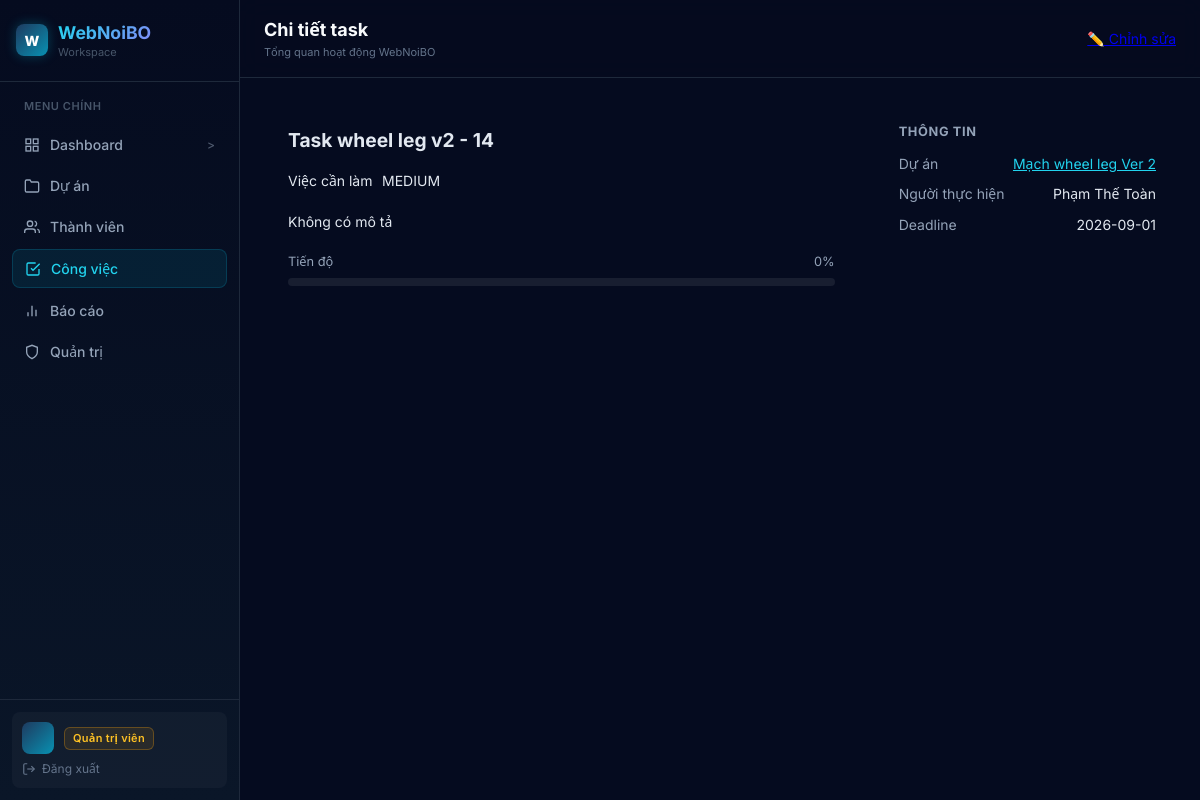
Page /tasks/38/ (signed in) on the committed database.
### apps/tasks/models.py (models this page shows, shortened)
class Task(models.Model):
    STATUS_CHOICES = (
        ('todo', 'Việc cần làm'),
        ('doing', 'Đang làm'),
        ('review', 'Review'),
        ('done', 'Xong'),
        ('blocked', 'Bị chặn'),
        ('cancelled', 'Đã hủy'),
    )
    PRIORITY_CHOICES = (
        ('low', 'Thấp'),
        ('medium', 'Trung bình'),
        ('high', 'Cao'),
        ('critical', 'Khẩn cấp'),
    )
    project = models.ForeignKey(Project, on_delete=models.CASCADE, related_name='tasks', null=True, blank=True)
    title = models.CharField(max_length=200)
    description = models.TextField(blank=True, null=True)
    assignee = models.ForeignKey(User, on_delete=models.SET_NULL, null=True, blank=True, related_name='assigned_tasks')
    deadline = models.DateField(blank=True, null=True)
    status = models.CharField(max_length=20, choices=STATUS_CHOICES, default='todo')
    priority = models.CharField(max_length=20, choices=PRIORITY_CHOICES, default='medium')
    progress = models.IntegerField(default=0)
    notes = models.TextField(blank=True, null=True)
    created_by = models.ForeignKey(User, on_delete=models.SET_NULL, null=True, related_name='created_tasks')
    created_at = models.DateTimeField(auto_now_add=True)
    updated_at = models.DateTimeField(auto_now=True)

### apps/projects/models.py (models this page shows, shortened)
class Project(models.Model):
    STATUS_CHOICES = (
        ('planning', 'Lên kế hoạch'),
        ('in_progress', 'Đang thực hiện'),
        ('review', 'Đang review'),
        ('completed', 'Hoàn thành'),
        ('paused', 'Tạm dừng'),
    )
    PRIORITY_CHOICES = (
        ('low', 'Thấp'),
        ('medium', 'Trung bình'),
        ('high', 'Cao'),
        ('critical', 'Khẩn cấp'),
    )
    name = models.CharField(max_length=200)
    description = models.TextField(blank=True, null=True)
    deadline = models.DateField(blank=True, null=True)
    status = models.CharField(max_length=20, choices=STATUS_CHOICES, default='planning')
    priority = models.CharField(max_length=20, choices=PRIORITY_CHOICES, default='medium')
    created_by = models.ForeignKey(User, on_delete=models.SET_NULL, null=True, related_name='created_projects')
    created_at = models.DateTimeField(auto_now_add=True)
    updated_at = models.DateTimeField(auto_now=True)

### apps/authentication/models.py (models this page shows, shortened)
class Profile(models.Model):
    ROLE_CHOICES = (
        ('admin', 'Quản trị viên'),
        ('leader', 'Trưởng nhóm'),
        ('member', 'Thành viên'),
    )
    user = models.OneToOneField(User, on_delete=models.CASCADE, related_name='profile')
    full_name = models.CharField(max_length=150)
    role = models.CharField(max_length=20, choices=ROLE_CHOICES, default='member')
    department = models.CharField(max_length=150, blank=True, null=True)
    bio = models.TextField(blank=True, null=True)
    status = models.CharField(max_length=20, default='active')

### apps/tasks/views.py (the view)
# urls.py: path('<str:task_id>/', views.task_detail, name='task_detail'),
def task_detail(request, task_id):
    user = get_user_from_session(request)
    try:
        t = Task.objects.select_related('project', 'assignee__profile').get(id=task_id)
    except Task.DoesNotExist:
        return redirect('/tasks/')
    assignee_name = t.assignee.profile.full_name if (t.assignee and hasattr(t.assignee, 'profile')) else (t.assignee.email if t.assignee else '—')
    return render(request, 'tasks/detail.html', {
        'task': {
            'id': t.id,
            'title': t.title,
            'description': t.description,
            'status': t.status,
            'priority': t.priority,
            'progress': t.progress,
            'deadline': t.deadline.isoformat() if t.deadline else None,
            'projects': {'name': t.project.name, 'id': t.project.id} if t.project else None,
            'profiles': {'full_name': assignee_name},
        },
        'user': user
    })

### core/context_processors.py (called while the page is built)
def global_context(request):
    user_id = request.session.get('user_id')
    user_email = request.session.get('user_email')
    user_name = request.session.get('user_name')
    user_role = request.session.get('user_role', 'member')
    current_user = None
    if user_id:
        try:
            profile = Profile.objects.select_related('user').get(user_id=user_id)
            user_name = profile.full_name
            user_role = profile.role
            request.session['user_name'] = user_name
            request.session['user_role'] = user_role
        except Exception:
            pass
        current_user = {
            'id': user_id,
            'email': user_email,
            'full_name': user_name or user_email,
            'role': user_role,
        }
    return {
        'current_user': current_user,
        'user_name': user_name,
        'user_role': user_role,
    }

### core/utils.py (called while the page is built)
def get_user_from_session(request) -> dict | None:
    if not request.session.get('user_id'):
        return None
    return {
        'id': request.session.get('user_id'),
        'email': request.session.get('user_email'),
        'name': request.session.get('user_name'),
        'role': request.session.get('user_role'),
    }

### templates/tasks/detail.html (shortened to what this page needs)
{% extends "base.html" %}
{% block nav_tasks %}active{% endblock %}
{% block page_title %}Chi tiết task{% endblock %}
{% block topbar_actions %}
<a href="/tasks/{{ task.id }}/edit/" class="btn-action secondary">✏️ Chỉnh sửa</a>
{% endblock %}
{% block content %}
<div class="detail-grid">
    <div class="section-card" style="padding:1.5rem">
        <h1 style="font-size:1.2rem;color:var(--slate-200);margin-bottom:1rem">{{ task.title }}</h1>
        <div style="display:flex;flex-wrap:wrap;gap:.6rem;margin-bottom:1.25rem">
            <span class="status-badge status-{{ task.status }}">
                {% if task.status == 'todo' %}Việc cần làm{% elif task.status == 'doing' %}Đang làm{% elif task.status == 'review' %}Review{% elif task.status == 'done' %}Xong{% elif task.status == 'blocked' %}Bị chặn{% else %}Đã hủy{% endif %}
            </span>
            <span class="priority-badge priority-{{ task.priority }}">{{ task.priority|upper }}</span>
        </div>
        <p style="color:var(--slate-400);line-height:1.7;font-size:.9rem">{{ task.description|default:"Không có mô tả"|linebreaks }}</p>
        {% if task.progress is not None %}
        <div style="margin-top:1.25rem">
            <div style="display:flex;justify-content:space-between;font-size:.8rem;color:var(--slate-400);margin-bottom:.4rem"><span>Tiến độ</span><span>{{ task.progress }}%</span></div>
            <div style="height:8px;background:rgba(255,255,255,.08);border-radius:4px;overflow:hidden">
            </div>
        </div>
        {% endif %}
    </div>
    <div style="display:flex;flex-direction:column;gap:1rem">
        <div class="section-card" style="padding:1.25rem">
            <h3 style="font-size:.8rem;color:var(--slate-400);letter-spacing:.05em;text-transform:uppercase;margin-bottom:.75rem">Thông tin</h3>
            <div style="display:flex;flex-direction:column;gap:.6rem;font-size:.875rem">
                <div style="display:flex;justify-content:space-between">
                    <span style="color:var(--slate-400)">Dự án</span>
                    <a href="/projects/{{ task.projects.id }}/" style="color:var(--cyan-400)">{{ task.projects.name|default:"—" }}</a>
                </div>
                <div style="display:flex;justify-content:space-between">
                    <span style="color:var(--slate-400)">Người thực hiện</span>
                    <span>{{ task.profiles.full_name|default:"Chưa giao" }}</span>
                </div>
                <div style="display:flex;justify-content:space-between">
                    <span style="color:var(--slate-400)">Deadline</span>
                    <span>{{ task.deadline|default:"Không có" }}</span>
                </div>
            </div>
        </div>
    </div>
</div>
{% endblock %}

### static/css/main.css (style rules this page uses)
*, *::before, *::after { box-sizing: border-box; margin: 0; padding: 0; }
:root { --navy-950: #03071e; --navy-900: #050b1f; --navy-800: #0a1628; --navy-700: #0f1f38; --navy-600: #162843; --navy-500: #1e3a5f; --cyan-400: #22d3ee; --cyan-500: #06b6d4; --cyan-600: #0891b2; --slate-300: #cbd5e1; --slate-400: #94a3b8; --slate-500: #64748b; --slate-600: #475569; --slate-700: #334155; --slate-800: #1e293b; --slate-900: #0f172a; --sidebar-w: 240px; }
html { scroll-behavior: smooth; }
body { min-height: 100vh; font-family: 'Inter', system-ui, -apple-system, sans-serif; background-color: var(--navy-900); color: #e2e8f0; font-size: 14px; display: flex; line-height: 1.5; }

### templates/tasks/detail.html (style rules this page uses)
.detail-grid { display:grid;grid-template-columns:2fr 1fr;gap:1.25rem; }

### rows in the picture
Task: title "Task wheel leg v2 - 14", priority "MEDIUM"
Project: projects.name "Mạch wheel leg Ver 2"
Profile: profiles.full_name "Phạm Thế Toàn"

### other values in the picture
{{ task.description|default:"Không có mô tả"|linebreaks }} "Không có mô tả"
{{ task.progress }} "0"
{{ task.deadline|default:"Không có" }} "2026-09-01"
